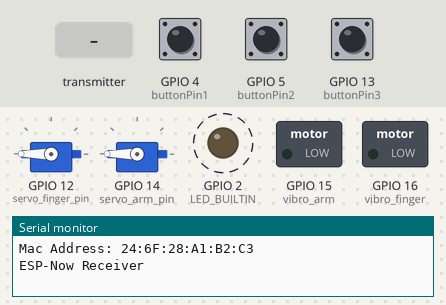
A sketch run on a simulated ESP8266 (NodeMCU). On the bench: 2 × servo, switched loads named in the sketch (green lamp = pin HIGH), output pins drawn as LEDs (lit = HIGH, except the on-board LED, lit = LOW), the last lines printed to the serial monitor. Dashed ring = blinking. The test bench sets the inputs (shaded band); at power-on: GPIO 4 (buttonPin1) LOW, GPIO 5 (buttonPin2) LOW, GPIO 13 (buttonPin3) LOW.

Above: at 13.5 s.
13.6 s: the transmitter starts sending fingerPressure = 1
At 14.5 s:
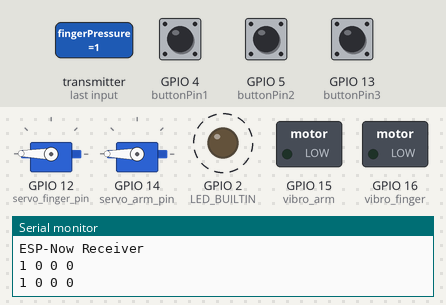
16.6 s: the transmitter starts sending armPressure = 1
At 17.2 s:
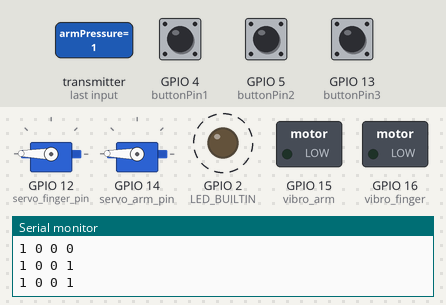
19.6 s: the transmitter starts sending fingerVibration = 256
At 20.5 s:
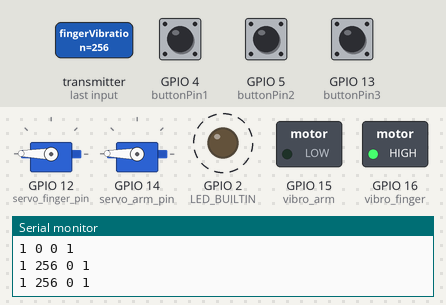
22.6 s: the transmitter starts sending armVibration = 256
At 23.8 s:
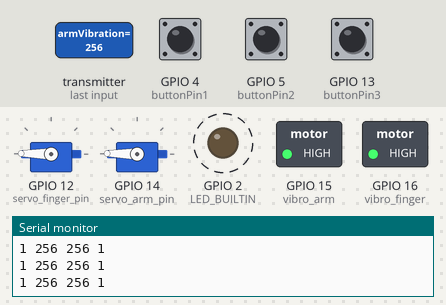
25.6 s: the transmitter starts sending fingerPressure = 0
At 26.0 s:
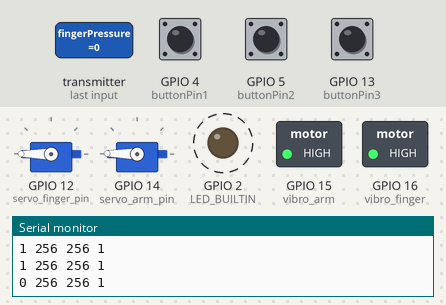
28.6 s: the transmitter starts sending armPressure = 0
At 29.5 s:
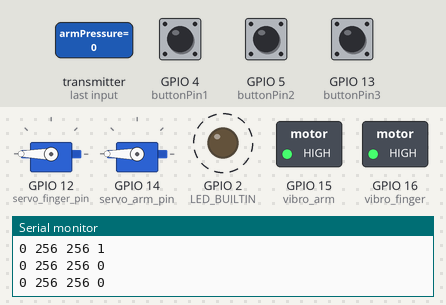
Timing chart, 0 to 32.6 s (numbered marks = the images above; inputs shaded):
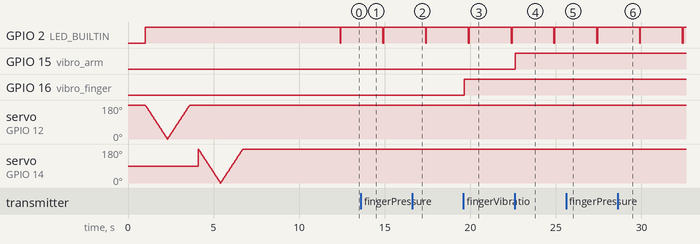

The sketch:

SMIFirmware.ino
```cpp
#include <Arduino.h>
#include <ESP8266WiFi.h>
#include <espnow.h>
#include <Servo.h>
#include "LedBlinker.h"

// Create an instance of the LedBlinker class
LedBlinker ledBlinker(LED_BUILTIN, 50, 2500);  // LED blinks for 200ms every 5 seconds


// BMS-101 DMG
int min_serv_dmg = 2500;
int max_serv_dmg = 600;

// Reely S-0307
int min_serv_reely = 2500;
int max_serv_reely = 600 * 2;
// int max_serv_reely = 600;

Servo servo_arm;     // create servo object to control a servo
Servo servo_finger;  // create servo object to control a servo

int servo_finger_pin = 12;
int servo_arm_pin = 14;

int min_vibro_val = 0;
int max_vibro_val = 1024;

int vibro_finger = 16;  // pin which controls the vibromotor on the finger
// int vibro_finger = 10;  // pin which controls the vibromotor on the finger
int vibro_arm = 15;  // pin which controls the vibromotor on the arm

// Define button pins
const int buttonPin1 = 4;   // Change as necessary
const int buttonPin2 = 5;   // Change as necessary
const int buttonPin3 = 13;  // Change as necessary

unsigned long lastRiseTime1 = 0;
unsigned long lastRiseTime2 = 0;
unsigned long lastRiseTime3 = 0;

const unsigned long validPressDuration = 100;  // 50ms to consider a valid button press

// Function prototypes for ISRs
void buttonPin1_isr();
void buttonPin2_isr();
void buttonPin3_isr();

uint8_t macMaster[] = { 0xE4, 0xB3, 0x23, 0xF1, 0x3B, 0x0C };

// Define a struct named 'FeedbackData'
struct FeedbackData {
  uint16_t fingerPressure = 0;
  uint16_t armPressure = 0;
  uint16_t fingerVibration = 0;
  uint16_t armVibration = 0;
};

// Create an instance of the 'FeedbackData' struct named 'feedbackData'
FeedbackData feedbackData;

// Structure to hold button information
typedef struct {
  uint8_t button_number;
  char edge;
} buttonInfo;

// Create an instance of the structure
buttonInfo buttonInfo_msg;

void onDataReceive(uint8_t *mac, uint8_t *incomingData, uint8_t len) {
  memcpy(&feedbackData, incomingData, sizeof(feedbackData));

  servo_arm.write(map(feedbackData.armPressure, 0, 255, min_serv_reely, max_serv_reely));
  servo_finger.write(map(feedbackData.fingerPressure, 0, 255, min_serv_reely, max_serv_reely));
  // servo_finger.write(map(feedbackData.fingerPressure, 0, 255, min_serv_dmg, max_serv_dmg));
  analogWrite(vibro_finger, map(feedbackData.fingerVibration, 0, 255, min_vibro_val, max_vibro_val));
  analogWrite(vibro_arm, map(feedbackData.armVibration, 0, 255, min_vibro_val, max_vibro_val));

  Serial.print(feedbackData.fingerPressure);
  Serial.print(" ");
  Serial.print(feedbackData.fingerVibration);
  Serial.print(" ");
  Serial.print(feedbackData.armVibration);
  Serial.print(" ");
  Serial.print(feedbackData.armPressure);
  Serial.println(" ");
  ESP.wdtFeed();
}

// callback when data is sent
void OnDataSent(uint8_t *mac_addr, uint8_t status) {
  bool printSenFlag = false;

  if (printSenFlag) {
    Serial.print("\r\nLast Packet Send Status:\t");
    Serial.println(status == 0 ? "Delivery Success" : "Delivery Fail");
  }
}

void setup() {
  Serial.begin(115200);
  delay(1000);
  // servo_finger.attach(servo_finger_pin, max_serv_dmg, min_serv_dmg);
  servo_finger.attach(servo_finger_pin, max_serv_reely, min_serv_reely);
  servo_arm.attach(servo_arm_pin, max_serv_reely, min_serv_reely);
  pinMode(vibro_finger, OUTPUT);
  pinMode(vibro_arm, OUTPUT);
  digitalWrite(vibro_finger, LOW);
  digitalWrite(vibro_arm, LOW);

  pinMode(LED_BUILTIN, OUTPUT);
  ledBlinker.begin();  // Initialize the LED


  // Set button pins as input
  pinMode(buttonPin1, INPUT);
  pinMode(buttonPin2, INPUT);
  pinMode(buttonPin3, INPUT);

  // Attach interrupts with rising and falling edge trigger to buttons
  attachInterrupt(digitalPinToInterrupt(buttonPin1), buttonPin1_isr, CHANGE);
  attachInterrupt(digitalPinToInterrupt(buttonPin2), buttonPin2_isr, CHANGE);
  attachInterrupt(digitalPinToInterrupt(buttonPin3), buttonPin3_isr, CHANGE);

  int pos;

  //SERVO FINGER SWEEP_____________________________________________________________________

  for (pos = min_serv_reely; pos >= max_serv_reely; pos -= 1) {  // goes from 0 degrees to 180 degrees
    servo_finger.writeMicroseconds(pos);
    delay(1);  // waits 15ms for the servo to reach the position
  }
  for (pos = max_serv_reely; pos <= min_serv_reely; pos += 1) {  // goes from 180 degrees to 0 degrees
    servo_finger.writeMicroseconds(pos);
    delay(1);  // waits 15ms for the servo to reach the position
  }

  delay(500);

  //SERVO ARM SWEEP_____________________________________________________________________

  for (pos = min_serv_reely; pos >= max_serv_reely; pos -= 1) {  // goes from 0 degrees to 180 degrees
    // in steps of 1 degree
    servo_arm.writeMicroseconds(pos);
    delay(1);  // waits 15ms for the servo to reach the position
  }
  for (pos = max_serv_reely; pos <= min_serv_reely; pos += 1) {  // goes from 180 degrees to 0 degrees
    servo_arm.writeMicroseconds(pos);
    delay(1);  // waits 15ms for the servo to reach the position
  }
  delay(500);

  //VIBRO FINGER SWEEP_____________________________________________________________________
  for (int pos = min_vibro_val; pos <= max_vibro_val; pos += 1) {  // goes from 0 degrees to 180 degrees
    analogWrite(vibro_finger, pos);
    delay(1);
  }
  for (int pos = max_vibro_val; pos >= min_vibro_val; pos -= 1) {  // goes from 0 degrees to 180 degrees
    analogWrite(vibro_finger, pos);
    delay(1);
  }
  delay(500);

  //VIBRO ARM SWEEP_____________________________________________________________________
  for (int pos = min_vibro_val; pos <= max_vibro_val; pos += 1) {  // goes from 0 degrees to 180 degrees
    analogWrite(vibro_arm, pos);
    delay(1);
  }
  for (int pos = max_vibro_val; pos >= min_vibro_val; pos -= 1) {  // goes from 0 degrees to 180 degrees
    analogWrite(vibro_arm, pos);
    delay(1);
  }
  delay(500);


  WiFi.disconnect();
  ESP.eraseConfig();

  // Wifi STA Mode
  WiFi.mode(WIFI_STA);

  // Get Mac Add
  Serial.println();
  Serial.print("Mac Address: ");
  Serial.print(WiFi.macAddress());
  Serial.println("\nESP-Now Receiver");

  // Initializing the ESP-NOW
  if (esp_now_init() != 0) {
    Serial.println("Problem during ESP-NOW init");
    return;
  }

  esp_now_set_self_role(ESP_NOW_ROLE_COMBO);
  esp_now_add_peer(macMaster, ESP_NOW_ROLE_COMBO, 1, NULL, 0);

  // We can register the receiver callback function
  esp_now_register_recv_cb(onDataReceive);
  esp_now_register_send_cb(OnDataSent);

  delay(50);
}

void loop() {
  ledBlinker.update();             // Continuously update the LED state
  ledBlinker.autoTriggerUpdate();  // Automatically trigger blinks
  // Main loop, nothing to do here
}


// Variables to track last change and button state
volatile bool lastButtonState1 = LOW;
volatile unsigned long lastChangeTime1 = 0;

// ISR for buttonPin1
void ICACHE_RAM_ATTR buttonPin1_isr() {
  // Read the current button state
  bool buttonState = digitalRead(buttonPin1);
  unsigned long currentTime = millis();

  // Check if enough time has passed since the last change
  if (currentTime - lastChangeTime1 >= validPressDuration) {
    // Check if the button state has changed
    if (buttonState != lastButtonState1) {
      lastChangeTime1 = currentTime;
      lastButtonState1 = buttonState;

      // Determine the edge type ('P' for pressed, 'R' for released)
      char edgeType = buttonState ? 'P' : 'R';

      // Formulate the message
      buttonInfo_msg.button_number = 1;
      buttonInfo_msg.edge = edgeType;
      char message[10];
      snprintf(message, sizeof(message), "%d: %c\n", buttonInfo_msg.button_number, buttonInfo_msg.edge);
      Serial.print(message);

      // Send the message via ESP-NOW
      esp_now_send(macMaster, (uint8_t *)&buttonInfo_msg, sizeof(buttonInfo_msg));
    }
  }
}


// Variables to track last change and button state
volatile bool lastButtonState2 = LOW;
volatile unsigned long lastChangeTime2 = 0;

// ISR for buttonPin2
void ICACHE_RAM_ATTR buttonPin2_isr() {
  // Read the current button state
  bool buttonState = digitalRead(buttonPin2);
  unsigned long currentTime = millis();

  // Check if enough time has passed since the last change
  if (currentTime - lastChangeTime2 >= validPressDuration) {
    // Check if the button state has changed
    if (buttonState != lastButtonState2) {
      lastChangeTime2 = currentTime;
      lastButtonState2 = buttonState;

      // Determine the edge type ('P' for pressed, 'R' for released)
      char edgeType = buttonState ? 'P' : 'R';

      // Formulate the message
      buttonInfo_msg.button_number = 2;
      buttonInfo_msg.edge = edgeType;
      char message[10];
      snprintf(message, sizeof(message), "%d: %c\n", buttonInfo_msg.button_number, buttonInfo_msg.edge);
      Serial.print(message);

      // Send the message via ESP-NOW
      esp_now_send(macMaster, (uint8_t *)&buttonInfo_msg, sizeof(buttonInfo_msg));
    }
  }
}

// Variables to track last change and button state
volatile bool lastButtonState3 = LOW;
volatile unsigned long lastChangeTime3 = 0;

// ISR for buttonPin3
void ICACHE_RAM_ATTR buttonPin3_isr() {
  // Read the current button state
  bool buttonState = digitalRead(buttonPin3);
  unsigned long currentTime = millis();

  // Check if enough time has passed since the last change
  if (currentTime - lastChangeTime3 >= validPressDuration) {
    // Check if the button state has changed
    if (buttonState != lastButtonState3) {
      lastChangeTime3 = currentTime;
      lastButtonState3 = buttonState;

      // Determine the edge type ('P' for pressed, 'R' for released)
      char edgeType = buttonState ? 'P' : 'R';

      // Formulate the message
      buttonInfo_msg.button_number = 3;
      buttonInfo_msg.edge = edgeType;
      char message[10];
      snprintf(message, sizeof(message), "%d: %c\n", buttonInfo_msg.button_number, buttonInfo_msg.edge);
      Serial.print(message);

      // Send the message via ESP-NOW
      esp_now_send(macMaster, (uint8_t *)&buttonInfo_msg, sizeof(buttonInfo_msg));
    }
  }
}
```

LedBlinker.cpp
```cpp
#include "LedBlinker.h"

// Constructor
LedBlinker::LedBlinker(int pin, unsigned long duration, unsigned long autoInterval)
    : ledPin(pin), blinkDuration(duration), autoTriggerInterval(autoInterval),
      previousMillis(0), lastAutoTrigger(0), isBlinking(false) {}

// Initialize the LED pin
void LedBlinker::begin() {
    pinMode(ledPin, OUTPUT);
    digitalWrite(ledPin, HIGH); // Start with the LED HIGH
}

// Trigger the blink (set LED LOW for the duration)
void LedBlinker::trigger() {
    digitalWrite(ledPin, LOW);
    previousMillis = millis(); // Record the current time
    isBlinking = true;         // Indicate that a blink is active
}

// Update the LED state
void LedBlinker::update() {
    if (isBlinking && (millis() - previousMillis >= blinkDuration)) {
        digitalWrite(ledPin, HIGH); // Turn the LED back HIGH
        isBlinking = false;         // Reset the blinking flag
    }
}

// Automatically trigger the blink every autoTriggerInterval milliseconds
void LedBlinker::autoTriggerUpdate() {
    unsigned long currentMillis = millis();
    if (currentMillis - lastAutoTrigger >= autoTriggerInterval) {
        trigger();                   // Trigger the blink
        lastAutoTrigger = currentMillis; // Update the last trigger time
    }
}
```

LedBlinker.h
```cpp
#ifndef LEDBLINKER_H
#define LEDBLINKER_H

#include <Arduino.h>

class LedBlinker {
private:
    int ledPin;                   // The LED pin to control
    unsigned long blinkDuration;  // Duration for which the LED stays LOW
    unsigned long autoTriggerInterval; // Interval to auto-trigger the LED blink
    unsigned long previousMillis; // Tracks the last time the LED state was changed
    unsigned long lastAutoTrigger; // Tracks the last auto-trigger time
    bool isBlinking;              // Flag to indicate if the LED is in a blink cycle

public:
    // Constructor
    LedBlinker(int pin, unsigned long duration, unsigned long autoInterval);

    // Initialize the LED pin
    void begin();

    // Trigger the blink (set LED LOW for the duration)
    void trigger();

    // Update the LED state
    void update();

    // Automatically trigger the blink every autoTriggerInterval milliseconds
    void autoTriggerUpdate();
};

#endif // LEDBLINKER_H
```

Measured:
- after the input at 13.6 s, servo on GPIO 12 (servo_finger_pin): 180° → 179° at once
- after the input at 16.6 s, servo on GPIO 14 (servo_arm_pin): 180° → 179° at once
- after the input at 19.6 s, GPIO 16 (vibro_finger): LOW → HIGH at once
- after the input at 22.6 s, GPIO 15 (vibro_arm): LOW → HIGH at once
- after the input at 25.6 s, servo on GPIO 12 (servo_finger_pin): 179° → 180° at once
- after the input at 28.6 s, servo on GPIO 14 (servo_arm_pin): 179° → 180° at once
- by itself, GPIO 2 (LED_BUILTIN): alternates HIGH for 2.5 s and LOW for 0.05 s
